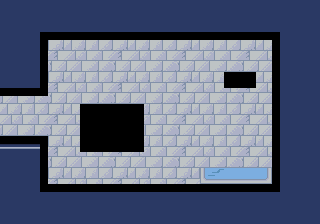

This game map was drawn from its Tiled (.tmx) file and the tilesets committed beside it. A one-line description and the trimmed map source follow:
An orthogonal 40x28 tile map with 8x8 px tiles, 3 tile layers (gfx, walls, spikes) and 5 objects (3x Enemy, 2x Item).

<map version="1.10" tiledversion="1.10.2" orientation="orthogonal" renderorder="right-down" width="40" height="28" tilewidth="8" tileheight="8" infinite="0" nextlayerid="5" nextobjectid="6">
 <tileset firstgid="1" source="water-temple.tsx" />
 <layer id="1" name="gfx" width="40" height="28">
  <data>[1120 cells, 1120 non-empty, 83 distinct tile ids]</data>
 </layer>
 <layer id="2" name="walls" width="40" height="28">
  <data>[1120 cells, 101 non-empty, 1 distinct tile ids]</data>
 </layer>
 <objectgroup id="4" name="objs">
  <object id="1" name="Octopus" type="Enemy" x="216" y="96">
   <point />
  </object>
  <object id="2" name="Octopus" type="Enemy" x="224" y="160">
   <point />
  </object>
  <object id="3" name="Siren" type="Enemy" x="104" y="80">
   <properties>
    <property name="walk" value="R120,L120" />
   </properties>
   <point />
  </object>
  <object id="4" name="Knife" type="Item" x="240" y="56">
   <point />
  </object>
  <object id="5" name="HeartItem" type="Item" x="248" y="128">
   <point />
  </object>
 </objectgroup>
 <layer id="3" name="spikes" width="40" height="28">
  <data>[1120 cells, 56 non-empty, 1 distinct tile ids]</data>
 </layer>
</map>
